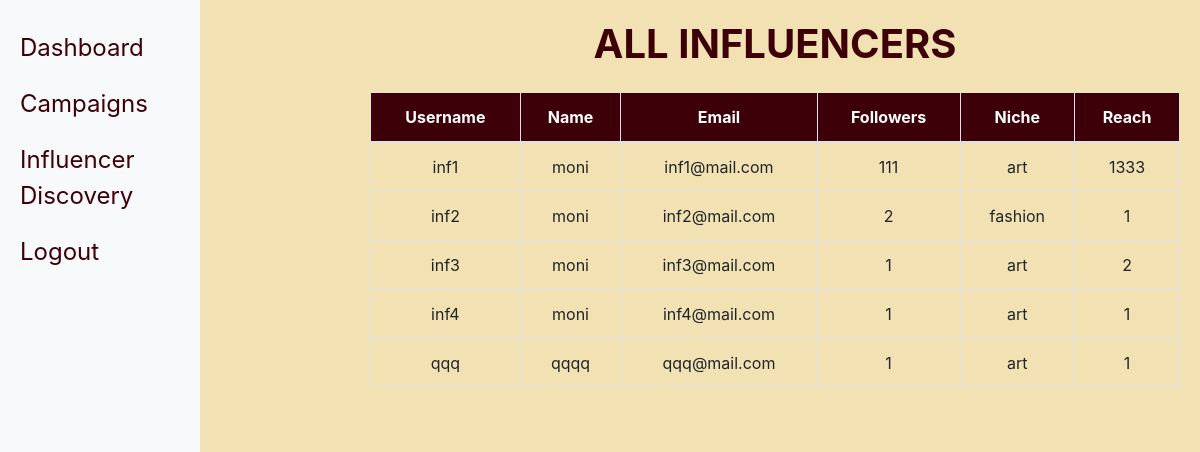
Page /sponsor/spon2/influencer_discovery on the committed database.
### models.py (models this page shows)
class Influencer(db.Model):
    id = db.Column(db.Integer, primary_key=True)
    username = db.Column(db.String(100), unique=True, nullable=False)
    name = db.Column(db.String(100), nullable=False)
    password = db.Column(db.String(100), nullable=False)
    email = db.Column(db.String(100), unique=True, nullable=False)
    followers = db.Column(db.Integer, nullable=False)
    niche = db.Column(db.String(100), nullable=False)
    reach = db.Column(db.Integer, nullable=False)
    flagged = db.Column(db.Boolean, default=False)
    ad_requests = db.relationship('AdRequest', backref='influencer', lazy=True)

### app.py (the view)
@app.route('/sponsor/<username>/influencer_discovery')
def influencer_discovery(username):
    sponsor = Sponsor.query.filter_by(username=username).first_or_404()
    influencers = Influencer.query.all()  # Query all influencers
    return render_template('influencer_discovery.html', sponsor=sponsor, influencers=influencers)

### templates/influencer_discovery.html (shortened to what this page needs)
<!DOCTYPE html>
<html lang="en">
<head>
    <link rel="stylesheet" href="https://stackpath.bootstrapcdn.com/bootstrap/4.5.2/css/bootstrap.min.css">
</head>
<body class="d-flex">
    <div class="sidebar d-flex flex-column">
        <ul class="navbar-nav">
            <li class="nav-item">
                <a class="nav-link" href="{{ url_for('sponsor_dashboard', username=sponsor.username) }}">Dashboard</a>
            </li>
            <li class="nav-item">
                <a class="nav-link" href="{{ url_for('sponsor_campaign_dashboard', username=sponsor.username) }}">Campaigns</a>
            </li>
            <li class="nav-item">
                <a class="nav-link" href="{{ url_for('influencer_discovery', username=sponsor.username) }}">Influencer Discovery</a>
            </li>
            <li class="nav-item">
                <a class="nav-link" href="{{ url_for('logout', username=sponsor.username) }}">Logout</a>
            </li>
        </ul>
    </div>
    <div class="content container">
        <h1 class="headline">All Influencers</h1>
        <table class="table table-bordered mt-4">
            <thead>
                <tr>
                    <th>Username</th>
                    <th>Name</th>
                    <th>Email</th>
                    <th>Followers</th>
                    <th>Niche</th>
                    <th>Reach</th>
                </tr>
            </thead>
            <tbody>
                {% for influencer in influencers %}
                <tr>
                    <td>{{ influencer.username }}</td>
                    <td>{{ influencer.name }}</td>
                    <td>{{ influencer.email }}</td>
                    <td>{{ influencer.followers }}</td>
                    <td>{{ influencer.niche }}</td>
                    <td>{{ influencer.reach }}</td>
                </tr>
                {% endfor %}
            </tbody>
        </table>
    </div>
</body>
</html>

### templates/influencer_discovery.html (style rules this page uses)
body { background-color: #F1E1B3; }
.sidebar { min-width: 200px; max-width: 200px; height: 100vh; position: fixed; background-color: #f8f9fa; padding-top: 20px; }
.content { margin-left: 350px; padding: 20px; background-color: #F1E1B3; }
.headline { font-size: 2.5rem; font-weight: bold; color: #3D0008; text-transform: uppercase; text-align: center; }
.sidebar .nav-link { padding: 10px 20px; font-size: 1.5rem; color: #3D0008; }
.table th, .table td { vertical-align: middle; text-align: center; }
.table th { background-color: #3D0008; color: #ffffff; }

### rows in the picture
Influencer: username "inf1", name "moni", email "inf1@mail.com", followers "111", niche "art", reach "1333"
Influencer: username "inf2", name "moni", email "inf2@mail.com", followers "2", niche "fashion", reach "1"
Influencer: username "inf3", name "moni", email "inf3@mail.com", followers "1", niche "art", reach "2"
Influencer: username "inf4", name "moni", email "inf4@mail.com", followers "1", niche "art", reach "1"
Influencer: username "qqq", name "qqqq", email "qqq@mail.com", followers "1", niche "art", reach "1"
